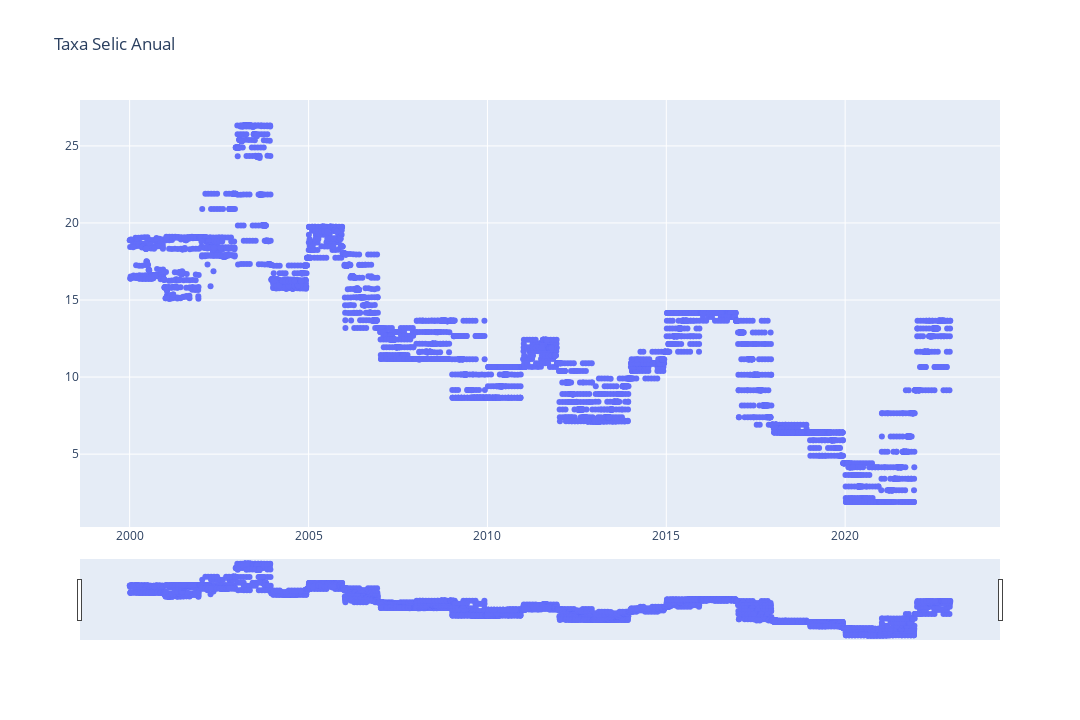

This figure's notebook cell:
### Code cell
fig = go.Figure(data=[go.Scatter(x=bcdata['data'], y=selic_anual, mode='markers')],
               layout=go.Layout(
                   title=go.layout.Title(text='taxa Selic anual'.title())
               ))
fig.update_layout(xaxis_rangeslider_visible=True)
fig.update_layout(autosize=False, width=1080, height=720)
fig.show()

### Figure 1 — Plotly figure (JSON) as saved in the notebook; plotly's stock layout.template omitted (floating-point values rounded to 4 significant figures; data arrays with more than 128 entries replaced by an {"elided": "..."} marker saying what was removed)
{"data": [{"mode": "markers", "type": "scatter", "x": {"elided": "5724 str values"}, "y": {"elided": "5724 float values"}}], "layout": {"autosize": false, "height": 720, "title": {"text": "Taxa Selic Anual"}, "width": 1080, "xaxis": {"autorange": true, "range": ["1998-08-12 01:42:13.8208", "2024-04-29 22:17:46.1792"], "rangeslider": {"autorange": true, "range": ["1998-08-12 01:42:13.8208", "2024-04-29 22:17:46.1792"], "visible": true, "yaxis": {"_template": null, "rangemode": "match"}}, "type": "date"}, "yaxis": {"autorange": true, "range": [0.2719, 27.98], "type": "linear"}}}
